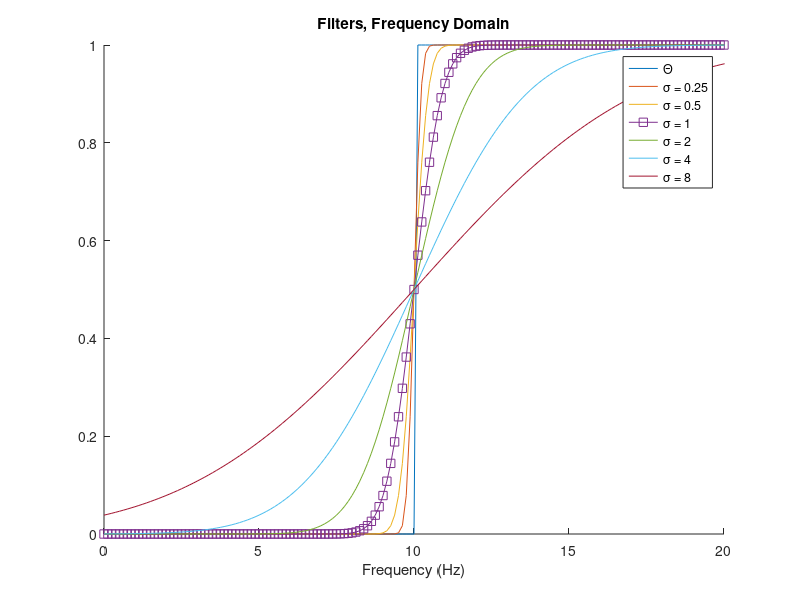
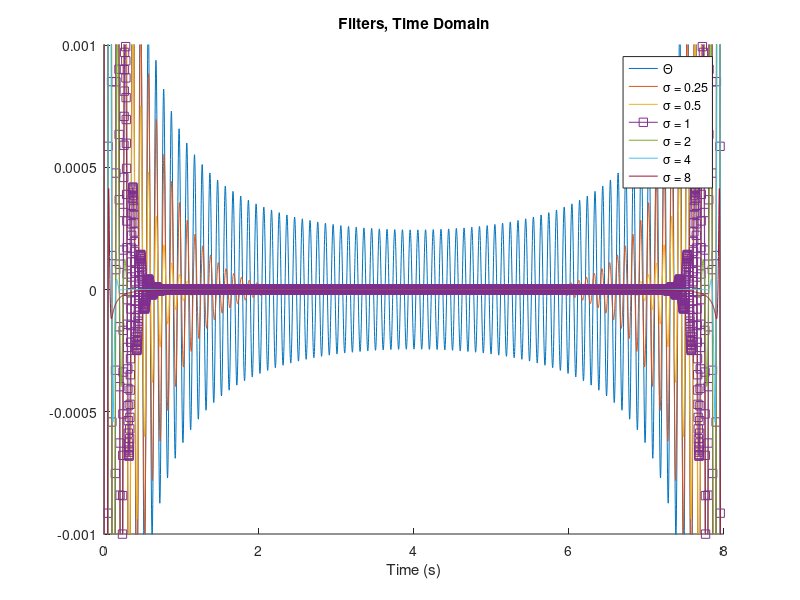
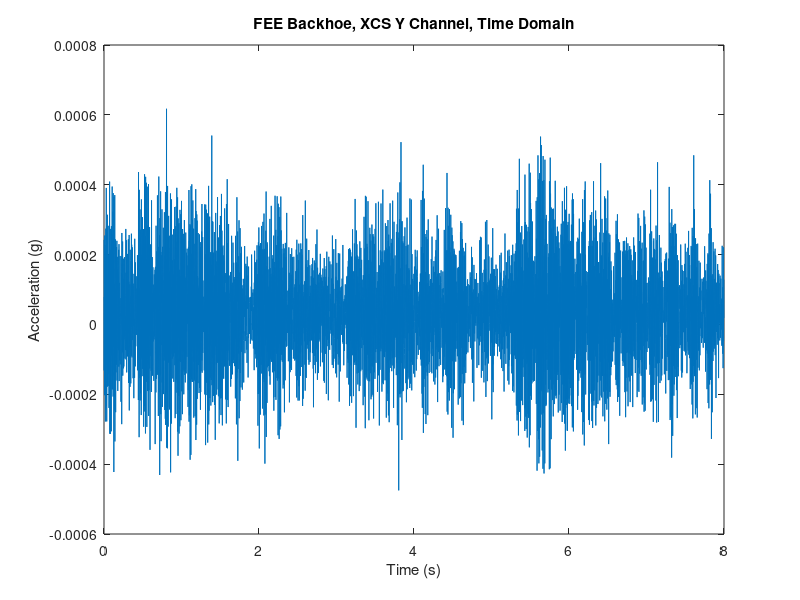
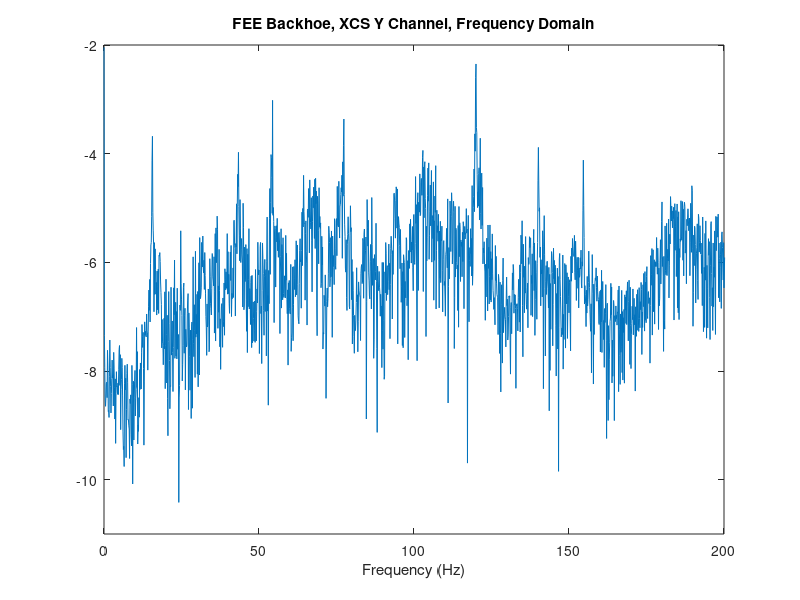

Recreate these plots in MATLAB, in order.
clear all;
plot_dir = '~/Desktop/plots/shake_data/';

L = 4096;
FS = 512;
T = 1/FS;
df = FS/L;
lb = 10;

f = (FS-df)*linspace(0,1,L);
t = (0:L-1)*T;
[m, low_pass] = min(abs(f-lb));
[m, high_pass] = min(abs(f-(FS-lb)));

cdf0 = [zeros(1,low_pass) ones(1,high_pass-low_pass-1) zeros(1,L-high_pass+1)];
cdf1 = (erf((f-lb)/0.25)+erf((-f+FS-lb)/0.25))/2;
cdf2 = (erf((f-lb)/0.50)+erf((-f+FS-lb)/0.50))/2;
cdf3 = (erf((f-lb)/1.00)+erf((-f+FS-lb)/1.00))/2;
cdf4 = (erf((f-lb)/2.00)+erf((-f+FS-lb)/2.00))/2;
cdf5 = (erf((f-lb)/4.00)+erf((-f+FS-lb)/4.00))/2;
cdf6 = (erf((f-lb)/8.00)+erf((-f+FS-lb)/8.00))/2;

figure;
hold all;
plot(f,cdf0);
plot(f,cdf1);
plot(f,cdf2);
plot(f,cdf3,'-s');
plot(f,cdf4);
plot(f,cdf5);
plot(f,cdf6);

axis([0 2*lb 0 1]);
legend('\Theta','\sigma = 0.25','\sigma = 0.5','\sigma = 1','\sigma = 2','\sigma = 4','\sigma = 8');
xlabel('Frequency (Hz)');
title('Filters, Frequency Domain');
%saveas(gcf,[plot_dir 'freq_filt.pdf']);


i0 = ifft(cdf0,L);
i1 = ifft(cdf1,L);
i2 = ifft(cdf2,L);
i3 = ifft(cdf3,L);
i4 = ifft(cdf4,L);
i5 = ifft(cdf5,L);
i6 = ifft(cdf6,L);

figure;
hold all;
plot(t,i0);
plot(t,i1);
plot(t,i2);
plot(t,i3,'-s');
plot(t,i4);
plot(t,i5);
plot(t,i6);

axis([0 8 -0.001 0.001]);
legend('\Theta','\sigma = 0.25','\sigma = 0.5','\sigma = 1','\sigma = 2','\sigma = 4','\sigma = 8');
xlabel('Time (s)');
title('Filters, Time Domain');
%saveas(gcf,[plot_dir 'time_filt.pdf']);



load('MAT6/FEE_backhoe_ws.mat');

TD = BG_TS(:,2,1,7)';
%TD = TD0 - mean(TD0);

figure;
plot(t,TD);
xlabel('Time (s)');
ylabel('Acceleration (g)');
title('FEE Backhoe, XCS Y Channel, Time Domain');

FD = fft(TD,L);

figure;
plot(f(1:L/2),log(abs(FD(1:L/2))));
xlabel('Frequency (Hz)');
title('FEE Backhoe, XCS Y Channel, Frequency Domain');
axis([0 200 -11 -2]);

f0 = cdf0.*FD;
f1 = cdf1.*FD;
f2 = cdf2.*FD;
f3 = cdf3.*FD;
f4 = cdf4.*FD;
f5 = cdf5.*FD;
f6 = cdf6.*FD;

figure;
hold all;
plot(f(1:L/2),log(abs(f0(1:L/2))));
plot(f(1:L/2),log(abs(f1(1:L/2))));
plot(f(1:L/2),log(abs(f2(1:L/2))));
plot(f(1:L/2),log(abs(f3(1:L/2))),'-s');
plot(f(1:L/2),log(abs(f4(1:L/2))));
plot(f(1:L/2),log(abs(f5(1:L/2))));
plot(f(1:L/2),log(abs(f6(1:L/2))));

axis([0 200 -15 -2]);
legend('\Theta','\sigma = 0.25','\sigma = 0.5','\sigma = 1','\sigma = 2','\sigma = 4','\sigma = 8');
xlabel('Frequency (Hz)');
title('FEE Backhoe, XCS Y Channel, Frequency Domain, With Filter');
%saveas(gcf,[plot_dir 'sig_wfreq_filt.pdf']);


tf0 = ifft(f0,L);
tf1 = ifft(f1,L);
tf2 = ifft(f2,L);
tf3 = ifft(f3,L);
tf4 = ifft(f4,L);
tf5 = ifft(f5,L);
tf6 = ifft(f6,L);

figure;
%plot(t,tf0);
%plot(t,tf1);
%plot(t,tf2);
plot(t,TD,':',t,tf3,'--');
%plot(t,tf4);
%plot(t,tf5);
%plot(t,tf6);

legend('No filter',[num2str(lb) ' Hz filter']);
%legend('\Theta','\sigma = 0.25','\sigma = 0.5','\sigma = 1','\sigma = 2','\sigma = 4','\sigma = 8');
xlabel('Time (s)');
ylabel('Acceleration (g)');
title('FEE Backhoe, XCS Y Channel, Time Domain Acceleration');
%saveas(gcf,[plot_dir 'acc_filt.pdf']);

VD = cumsum(9.8*(TD-mean(TD)))*1/FS;
figure;
plot(t,VD);
xlabel('Time (s)');
ylabel('Velocity (m/s)');
title(['Time domain velocity with no filter']);

%vf0 = cumsum(9.8*tf0)*1/FS;
%vf1 = cumsum(9.8*tf1)*1/FS;
%vf2 = cumsum(9.8*tf2)*1/FS;
vf3 = cumsum(9.8*tf3)*1/FS;
%vf4 = cumsum(9.8*tf4)*1/FS;
%vf5 = cumsum(9.8*tf5)*1/FS;
%vf6 = cumsum(9.8*(tf6-mean(tf6)))*1/FS;

figure;
%hold all;
%plot(t,VD);
%plot(t,vf0);
%plot(t,VD-vf0,'*');
%plot(t,vf1);
%plot(t,vf2);
plot(t,VD,':',t,vf3,'--');
%plot(t,vf4);
%plot(t,vf5);
%plot(t,vf6);

legend('No filter',[num2str(lb) ' Hz filter']);
%legend('\Theta','\sigma = 0.25','\sigma = 0.5','\sigma = 1','\sigma = 2','\sigma = 4','\sigma = 8');
xlabel('Time (s)');
ylabel('Velocity (m/s)');
%title(['Time domain velocity with ' num2str(lb) ' Hz high pass filter']);
title('FEE Backhoe, XCS Y Channel, Time Domain Velocity');
%saveas(gcf,[plot_dir 'vel_filt.pdf']);


DD = cumsum(VD)*1/FS;
figure;
plot(t,DD);
xlabel('Time (s)');ylabel('Displacement (m)');
title(['Time domain displacement with no filter']);
%saveas(gcf,[plot_dir 'dis_nofilt.pdf']);

%title('FEE Backhoe, XCS Y Channel, Time Domain');

%df0 = cumsum(vf0-mean(vf0))*1/FS;
%df1 = cumsum(vf1-mean(vf1))*1/FS;
%df2 = cumsum(vf2-mean(vf2))*1/FS;
df3 = cumsum(vf3-mean(vf3))*1/FS;
%df4 = cumsum(vf4-mean(vf4))*1/FS;
%df5 = cumsum(vf5-mean(vf5))*1/FS;
%df6 = cumsum(vf6-mean(vf6))*1/FS;

figure;
%hold all;
%plot(t,VD);
%plot(t,df0);
%plot(t,VD-vf0,'*');
%plot(t,df1);
%plot(t,df2);
plot(t,df3-mean(df3));
%plot(t,df4);
%plot(t,df5);
%plot(t,df6);

%legend('\Theta','\sigma = 0.25','\sigma = 0.5','\sigma = 1','\sigma = 2','\sigma = 4','\sigma = 8');
xlabel('Time (s)');
ylabel('Displacement (m)');
title(['Time domain displacement with ' num2str(lb) ' Hz high pass filter']);
%saveas(gcf,[plot_dir 'dis_wfilt.pdf']);




